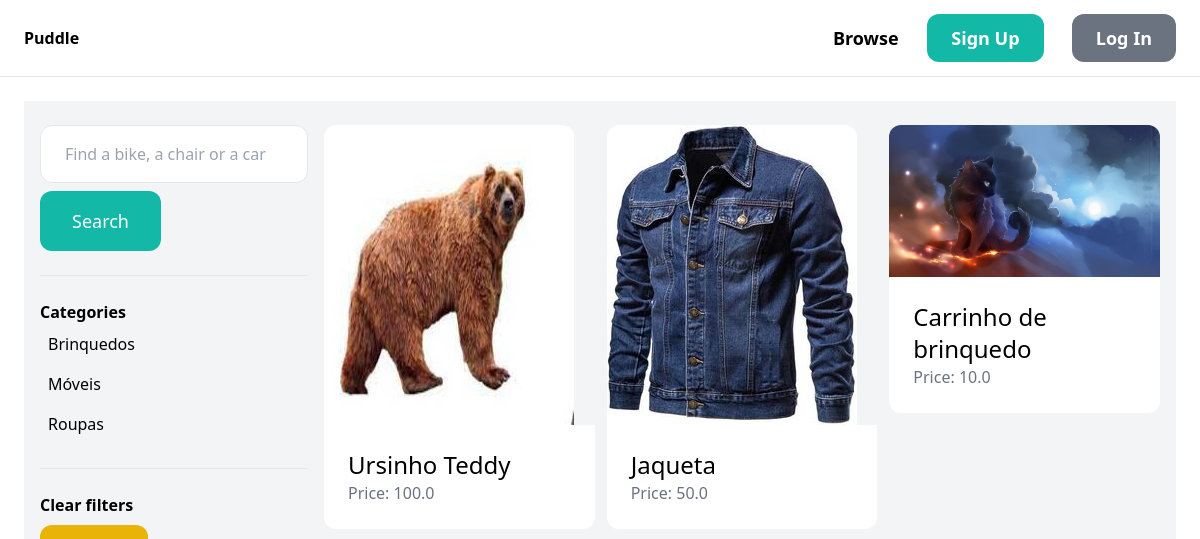
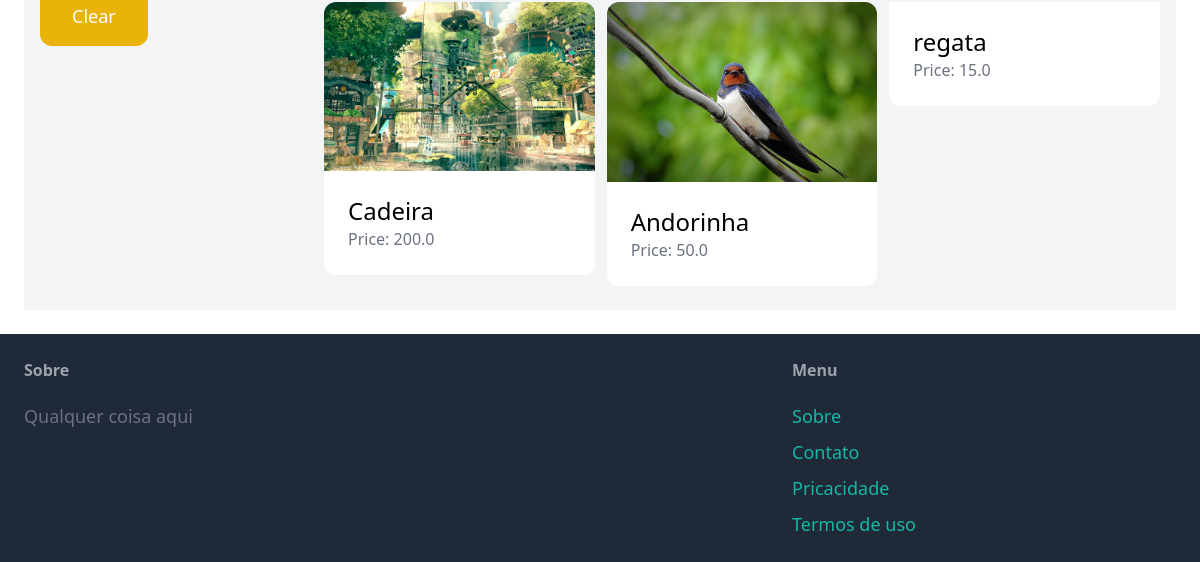
Page /items/ on the earlier database version (2 pictures, top to bottom).
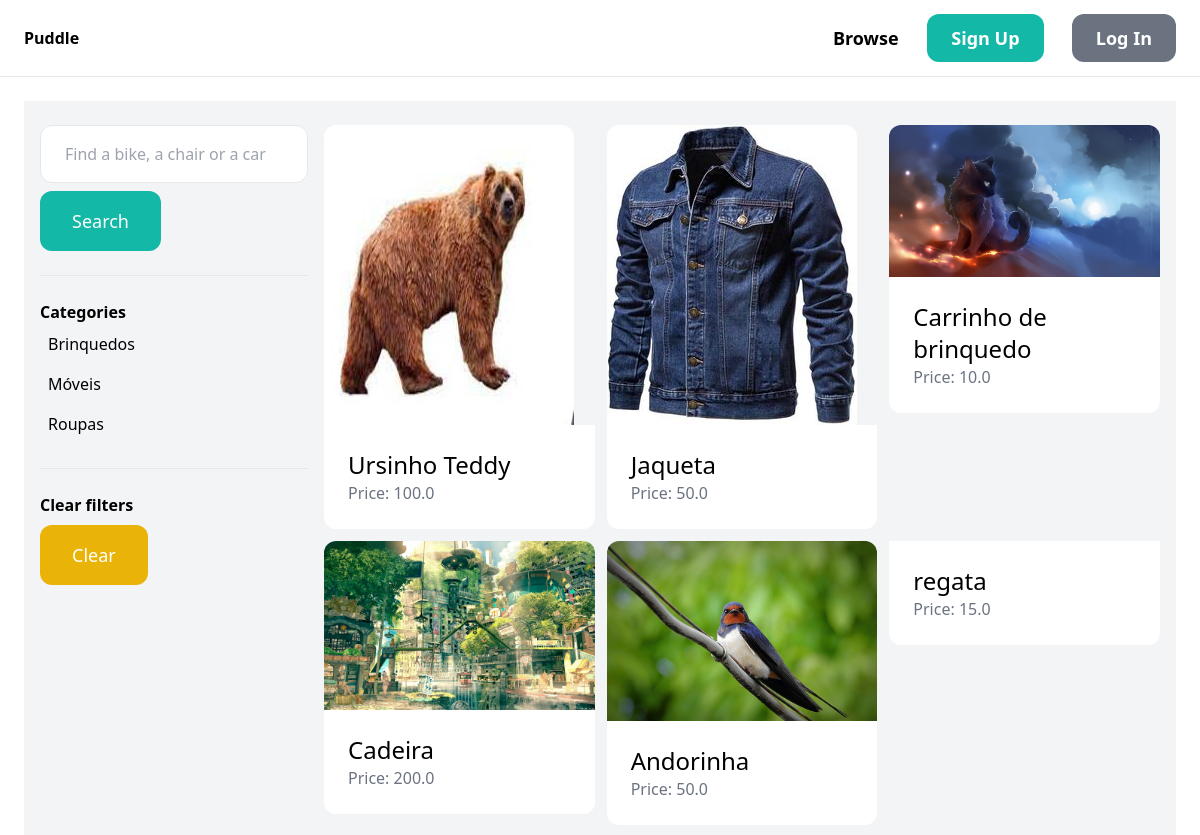
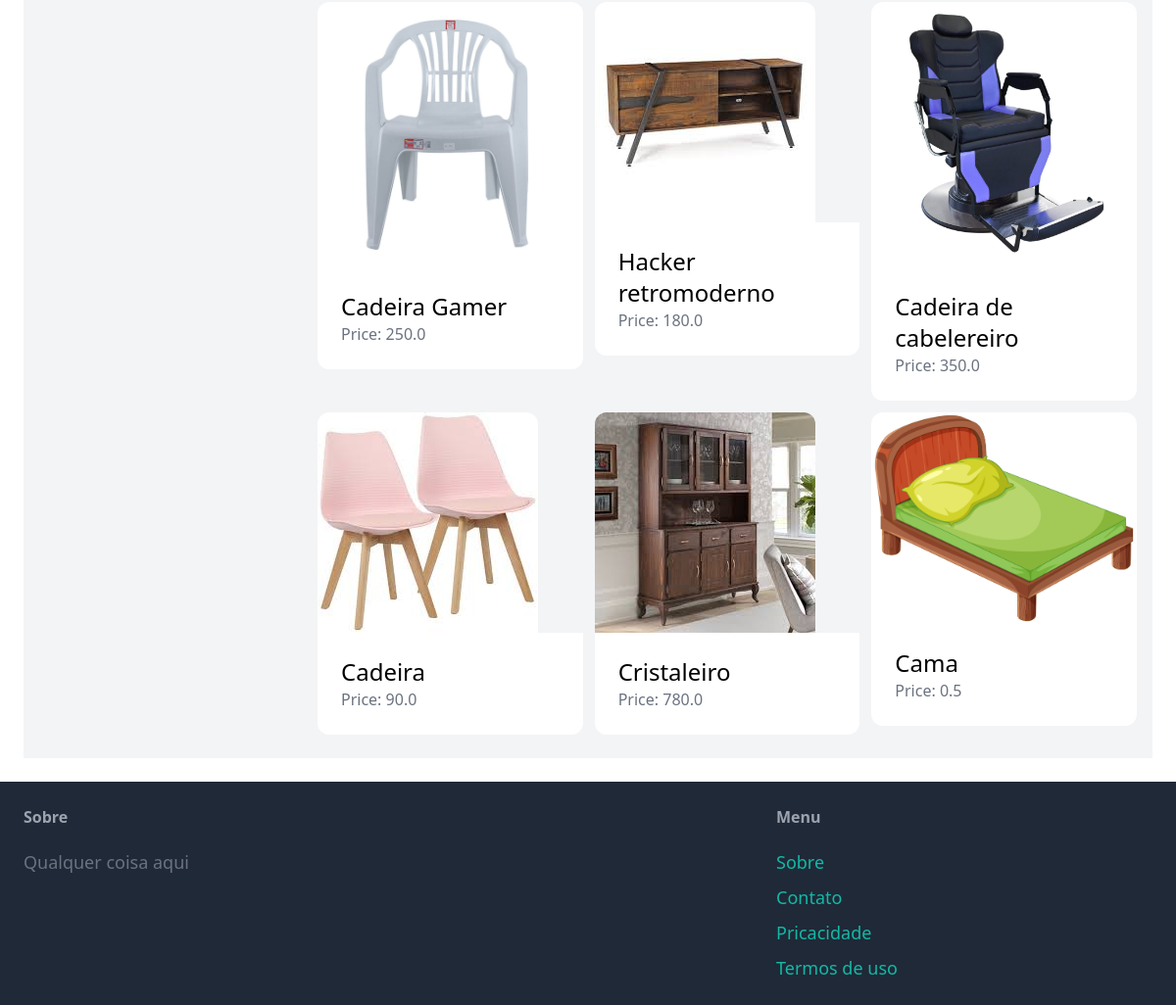
Same page on the later database version (2 pictures, top to bottom).
### item/models.py (models this page shows, shortened)
class Category(models.Model):
    name = models.CharField(max_length=255)
    class Meta:
        ordering = ("name",)
        verbose_name_plural = "Categories"

class Item(models.Model):
    category = models.ForeignKey(Category,related_name='items', on_delete=models.CASCADE)
    name = models.CharField(max_length=255)
    description = models.TextField(blank=True, null=True)
    price = models.FloatField(validators=[MinValueValidator(0.0)])
    image = models.ImageField(upload_to='item_images',blank=True,null=True)
    is_sold = models.BooleanField(default=False)
    created_at = models.DateTimeField(auto_now_add=True)
    created_by = models.ForeignKey(User,related_name ='items', on_delete = models.CASCADE)

### item/views.py (the view)
# urls.py: path('',views.items,name='items'),
def items(request):
    query = request.GET.get('query','')
    categories=Category.objects.all()
    items =  Item.objects.filter(is_sold=False)
    category_id = request.GET.get('category',0)
    if category_id:
        items= items.filter(category_id = category_id)
    if query:
        items= items.filter(Q(name__icontains=query) | Q(description__icontains=query))
    return render(request,'item/items.html',{
        'items':items,
        'query':query,
        'categories':categories,
        'category_id':int(category_id),
    })

### item/templates/item/items.html (shortened to what this page needs)
{% extends "core/base.html" %}
{% block content %}
    <div class="py-6 px-4 grid grid-cols-4 gap-4 bg-gray-100 ">
        <div class="col-span-1">
            <form method="get" action="{% url "item:items" %}">
                <input name="query" class='w-full py-4 px-6  border rounded-xl' type="text" value="{{query}}" placeholder="Find a bike, a chair or a car">
                <button class="mt-2 py-4 px-8 text-lg bg-teal-500 text-white rounded-xl">Search</button>
            </form>
            <hr class="my-6">
            <p class="font-semibold">Categories</p>
            <ul>
                {% for category in categories %}
                    <li class="py-2 px-2 rounded-xl {% if category.id == category_id %}bg-gray-200{% endif %}">
                        <a href="{% url "item:items" %}?query={{query}}&category={{category.id}}">{{category.name}}</a>
                    </li>
                {% endfor %}
            </ul>
            <hr class="my-6">
            <p class="font-semibold">Clear filters</p>
            <ul>
                <li><a href="{% url "item:items" %}" class="mt-2 py-4 px-8 inline-block bg-yellow-500 text-lg rounded-xl text-white">Clear</a></li>
            </ul>
        </div>
        <div class="col-span-3">
            <div class="grid grid-cols-3 gap-3">
                {% for item in items %}
                    <div>
                        <a href="{% url "item:detail" item.id %}">
                            <div>
                                {% if item.image %}
                                    <img src="{{item.image.url}}" class="rounded-t-xl">
                                {% endif %}
                            </div>
                            <div class="p-6 bg-white rounded-b-xl">
                                <h2 class="text-2xl">{{item.name}}</h2>
                                <p class="text-gray-500">Price: {{item.price}}</p>
                            </div>
                        </a>
                    </div>
                {% endfor %}
            </div>
        </div>
    </div>
{% endblock content %}

### core/templates/core/base.html (shortened to what this page needs)
<!DOCTYPE html>
<html lang="en">
<head>
    <script src="http://cdn.tailwindcss.com"></script>
</head>
<body>
    <nav class="py-6 px-6 flex justify-between items-center border-b border-gray-200">
        <a href="/" class="text=xl font-semibold">Puddle</a>
        <div class="space-x-6">
            <a href="{% url "item:items" %}" class="text-lg font-semibold  hover:text-gray-500"> Browse </a>
            {% if request.user.is_authenticated %}
                <a href="{% url "item:new" %}" class="text-lg font-semibold  hover:text-gray-500"> New item </a>
                <a href="{% url "conversation:inbox" %}" class="px-6 py-3 text-lg font-semibold bg-teal-500 text-white rounded-xl hover:bg-teal-700"> Inbox</a>
                <a href="{% url "dashboard:index" %}" class="px-6 py-3 text-lg font-semibold bg-gray-500 text-white rounded-xl hover:bg-gray-700"> Dashboard</a>
            {% else %}
                <a href="{% url "core:signup" %}" class="px-6 py-3 text-lg font-semibold bg-teal-500 text-white rounded-xl hover:bg-teal-700"> Sign Up</a>
                <a href="{% url "core:login" %}" class="px-6 py-3 text-lg font-semibold bg-gray-500 text-white rounded-xl hover:bg-gray-700"> Log In</a>
            {% endif %}
        </div>
    </nav>
    <div class="px-6 py-6">
        {% block content %}
        {% endblock content %}
    </div>
    <footer class="py-6 px-6 flex justify-between bg-gray-800">
        <div class="w-2/3   pr-10">
            <h3 class="mb-5 font-semibold text-gray-400">Sobre</h3>
            <p class="text-lg text-gray-500">Qualquer coisa aqui </p>
        </div>
        <div class="w-1/3">
            <h3 class="mb-5 font-semibold text-gray-400"> Menu</h3>
            <ul class="space-y-2">
                <li><a href="#" class="text-lg text-teal-500 hover:text-teal-700">Sobre</a></li>
                <li><a href="{% url "core:contact" %}" class="text-lg text-teal-500 hover:text-teal-700">Contato</a></li>
                <li><a href="#" class="text-lg text-teal-500 hover:text-teal-700">Pricacidade</a></li>
                <li><a href="#" class="text-lg text-teal-500 hover:text-teal-700">Termos de uso</a></li>
            </ul>
        </div>
    </footer>
</body>
</html>

Differences in the rows shown:
added Item: image (picture), name "Cadeira Gamer", price "250.0"
added Item: image (picture), name "Hacker retromoderno", price "180.0"
added Item: image (picture), name "Cadeira de cabelereiro", price "350.0"
added Item: image (picture), name "Cadeira", price "90.0"
added Item: image (picture), name "Cristaleiro", price "780.0"
added Item: image (picture), name "Cama", price "0.5"
